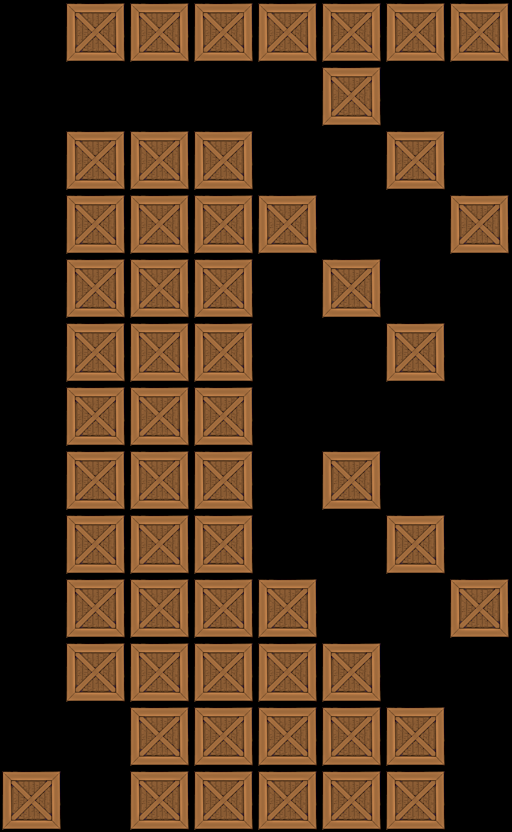

A 2D game scene composited from a Tiled map and its tileset images. What follows is a short description and the map's XML, with each tile layer's data collapsed to a summary:
An orthogonal 8x13 tile map with 64x64 px tiles, 1 tile layer (Tile Layer 1).

<map version="1.0" orientation="orthogonal" width="8" height="13" tilewidth="64" tileheight="64">
 <tileset firstgid="1" name="crate" tilewidth="64" tileheight="64">
  <image source="../../crate3.png" width="64" height="64" />
 </tileset>
 <layer name="Tile Layer 1" width="8" height="13">
  <data>[104 cells, 57 non-empty, 1 distinct tile ids]</data>
 </layer>
</map>
